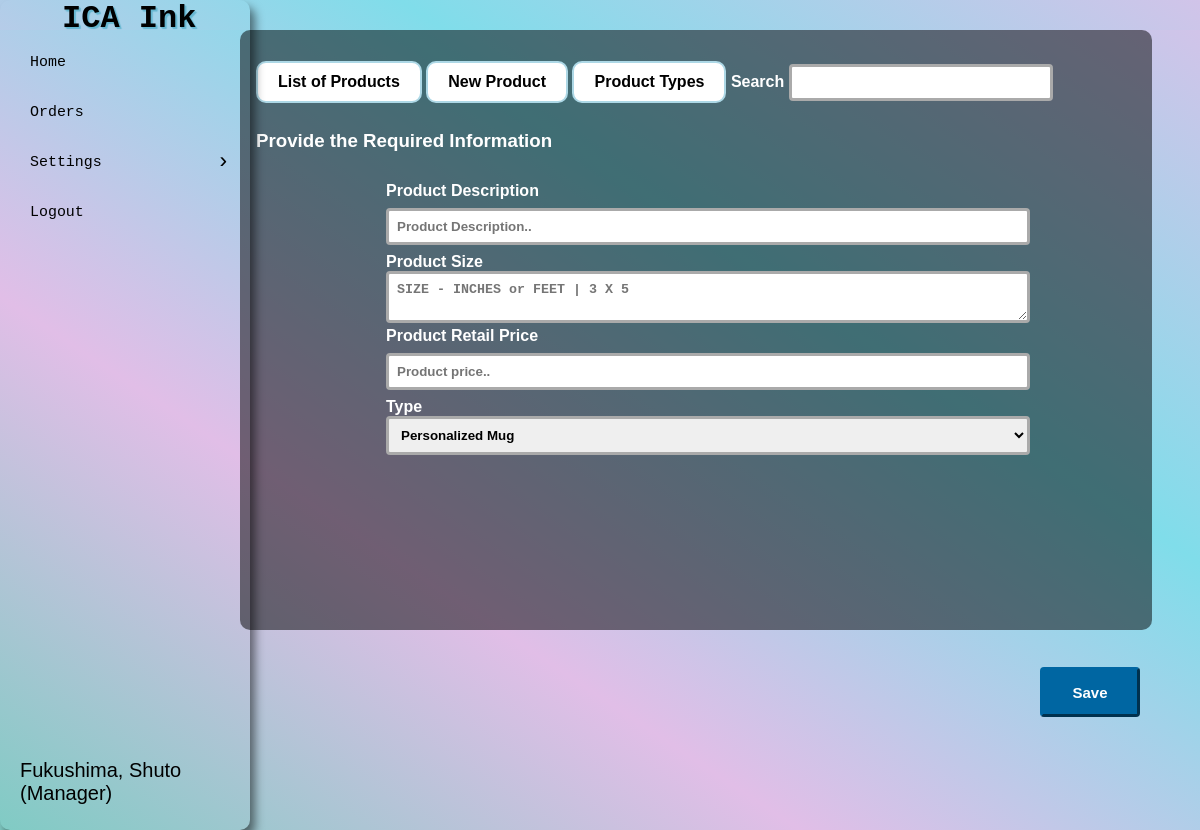
/index.php?page=settings&subpage=products&action=create (signed in), run on the app's committed database.
### tables this page shows
CREATE TABLE `tbl_users` (
	`user_id` INT(8) UNSIGNED NOT NULL AUTO_INCREMENT,
	`user_lastname` VARCHAR(180) NOT NULL DEFAULT '' COLLATE 'utf8mb4_general_ci',
	`user_firstname` VARCHAR(180) NOT NULL DEFAULT '' COLLATE 'utf8mb4_general_ci',
	`user_email` VARCHAR(180) NOT NULL DEFAULT '' COLLATE 'utf8mb4_general_ci',
	`user_password` VARCHAR(180) NOT NULL DEFAULT '' COLLATE 'utf8mb4_general_ci',
	`user_date_added` DATE NOT NULL,
	`user_time_added` TIME NOT NULL,
	`user_date_updated` DATE NOT NULL,
	`user_time_updated` TIME NOT NULL,
	`user_status` INT(1) NOT NULL DEFAULT '0',
	`user_token` VARCHAR(255) NOT NULL DEFAULT '' COLLATE 'utf8mb4_general_ci',
	`user_access` VARCHAR(255) NOT NULL DEFAULT '' COLLATE 'utf8mb4_general_ci',
	PRIMARY KEY (`user_id`) USING BTREE
)
COLLATE='utf8mb4_general_ci';

### classes/class.user.php (called while the page is built, shortened)
<?php
class User{
	private $DB_SERVER='localhost';
	private $DB_USERNAME='root';
	private $DB_PASSWORD='';
	private $DB_DATABASE='icaink_db';
	private $conn;
	public function __construct(){
		$this->conn = new PDO("mysql:host=".$this->DB_SERVER.";dbname=".$this->DB_DATABASE,$this->DB_USERNAME,$this->DB_PASSWORD);
	}
	function get_user_id($email){
		$sql="SELECT user_id FROM tbl_users WHERE user_email = :email";
		$q = $this->conn->prepare($sql);
		$q->execute(['email' => $email]);
		$user_id = $q->fetchColumn();
		return $user_id;
	}
	function get_user_firstname($id){
		$sql="SELECT user_firstname FROM tbl_users WHERE user_id = :id";
		$q = $this->conn->prepare($sql);
		$q->execute(['id' => $id]);
		$user_firstname = $q->fetchColumn();
		return $user_firstname;
	}
	function get_user_lastname($id){
		$sql="SELECT user_lastname FROM tbl_users WHERE user_id = :id";
		$q = $this->conn->prepare($sql);
		$q->execute(['id' => $id]);
		$user_lastname = $q->fetchColumn();
		return $user_lastname;
	}
	function get_user_access($id){
		$sql="SELECT user_access FROM tbl_users WHERE user_id = :id";
		$q = $this->conn->prepare($sql);
		$q->execute(['id' => $id]);
		$user_access = $q->fetchColumn();
		return $user_access;
	}
}

### classes/class.product.php (called while the page is built, shortened)
<?php
class Product{
	private $DB_SERVER='localhost';
	private $DB_USERNAME='root';
	private $DB_PASSWORD='';
	private $DB_DATABASE='icaink_db';
	private $conn;
	public function __construct(){
		$this->conn = new PDO("mysql:host=".$this->DB_SERVER.";dbname=".$this->DB_DATABASE,$this->DB_USERNAME,$this->DB_PASSWORD);
	}
	public function list_types(){
		$sql="SELECT * FROM tbl_type";
		$q = $this->conn->query($sql) or die("failed!");
		while($r = $q->fetch(PDO::FETCH_ASSOC)){
		$data[]=$r;
		}
		if(empty($data)){
		   return false;
		}else{
			return $data;
		}
	}
}

### products-module/create-product.php (the view, shortened to what this page needs)
<h3>Provide the Required Information</h3>
<div id="form-block">
    <form method="POST" action="processes/process.product.php?action=newproduct" onsubmit="return validateForm();">
        <div id="form-block-center">
            <label for="pname">Product Description</label>
            <input type="text" id="pname" class="input" name="pname" placeholder="Product Description..">
            <label for="desc">Product Size</label>
            <textarea id="desc" class="input" name="desc" placeholder="SIZE - INCHES or FEET | 3 X 5"></textarea>
            <label for="price">Product Retail Price</label>
            <input type="text" id="price" class="input" name="price" placeholder="Product price..">
            <label for="ptype">Type</label>
            <select id="ptype" name="ptype">
                <?php
                if ($product->list_types() != false) {
                    foreach ($product->list_types() as $value) {
                        extract($value);
                ?>
                        <option value="<?php echo $type_id; ?>"><?php echo $type_name; ?></option>
                <?php
                    }
                }
                ?>
            </select>
        </div>
        <div id="button-block">
            <input type="submit" value="Save">
        </div>
    </form>
</div>

### index.php (shortened to what this page needs)
<?php
include_once 'classes/class.user.php';
include_once 'classes/class.product.php';
$page = (isset($_GET['page']) && $_GET['page'] != '') ? $_GET['page'] : '';
$user = new User();
$product = new Product();
$user_id = $user->get_user_id($_SESSION['user_email']);
?>
<!DOCTYPE html>
<html>
<head>
    <link rel="stylesheet" href="css/style.css?<?php echo time(); ?>">
</head>
<body>
    <div id="navbar">
        <h1>ICA Ink</h1>
        <ul>
            <li><a href="index.php">Home</a></li>
            <li><a href="index.php?page=orders">Orders</a></li>
            <li class="dropdown">
                <a href="#">Settings<span>&rsaquo;</span></a>
            </li>
            <li><a href="#" onclick="logout()">Logout</a></li>
        </ul>
        <span class="loginprof"><?php echo $user->get_user_lastname($user_id) . ', ' . $user->get_user_firstname($user_id) . "<br>" . "(" .$user->get_user_access($user_id) . ")"; ?>&nbsp;&nbsp; &nbsp;&nbsp; &nbsp;&nbsp;</span>
    </div>
    <div id="contents">
        <?php
        switch ($page) {
            case 'settings':
                require_once 'settings-module/index.php';
                break;
        }
        ?>
    </div>
</body>
</html>

### css/style.css (style rules this page uses)
* { margin:0; padding:0; }
html, body { height: 100%; background: linear-gradient(to top right, #80cbc4, #e1bee7, #80ddea, #d1c4e9); }
#navbar { width: 250px; position: absolute; top: 0; bottom: 0; background: rgba (0, 0, 0, 0.1); border-radius: 10px; box-shadow: 5px 7px 10px rgba(0,0,0,0.5); }
#navbar h1 { color: black; margin-left: 62px; font-family: "Monaco", monospace; text-shadow: 1px 1px 1px #67B7D1, 2px 2px 1px #67B7D1; }
#navbar ul { position: relative; list-style-type: none; }
#navbar ul li a { display: flex; align-items: center; font-family: monospace; font-size: 1.15em; text-decoration: none; text-transform: capitalize; color: #000; padding: 10px 30px; height: 50px; transition: .5s ease; }
#navbar ul span { position: absolute; right: 20px; font-size: 1.5em; }
#navbar ul .dropdown { position: relative; }
#navbar .loginprof { font-family: "verdana", sans-serif; color: black; font-size: 20px; position: absolute; bottom: 3%; margin-left: 20px; }
.input, select { width: 100%; border: 3px solid #aaa; border-radius: 4px; margin 8px 0; outline: none; padding: 8px; box-sizing: border-box; transition: .3s; display: inline-block; font-weight: 700; }
input[type=submit] { background: #0066A2; color: white; border-style: outset; border-color: #0066A2; height: 50px; width: 100px; font: bold 15px arial,sans-serif; text-shadow: none; }
#form-block { border-radius: 5px; background-color: rgba (0,0,0,0.1); padding: 10px; width: 80%; margin-left: 100px; }
#subcontent h3 { margin-top: 10px; color: white; font-family: sans-serif; }
#form-block #form-block-center { width: 100%; float: left; padding: 20px; color: white; font-weight: 700; }
#button-block { width: 10%; padding: 20px; position: absolute; top: 77%; left: 85%; }
input { width: 30%; border: 3px solid #aaa; border-radius: 4px; margin: 8px 0; outline: none; padding: 8px; box-sizing: border-box; transition: .3s; }
* { box-sizing: border-box }

### data on the page
tbl_users: $user->get_user_lastname($user_id) "Fukushima", $user->get_user_firstname($user_id) "Shuto", $user->get_user_access($user_id) "Manager"

### other printed values
form field ptype "Personalized Mug"
